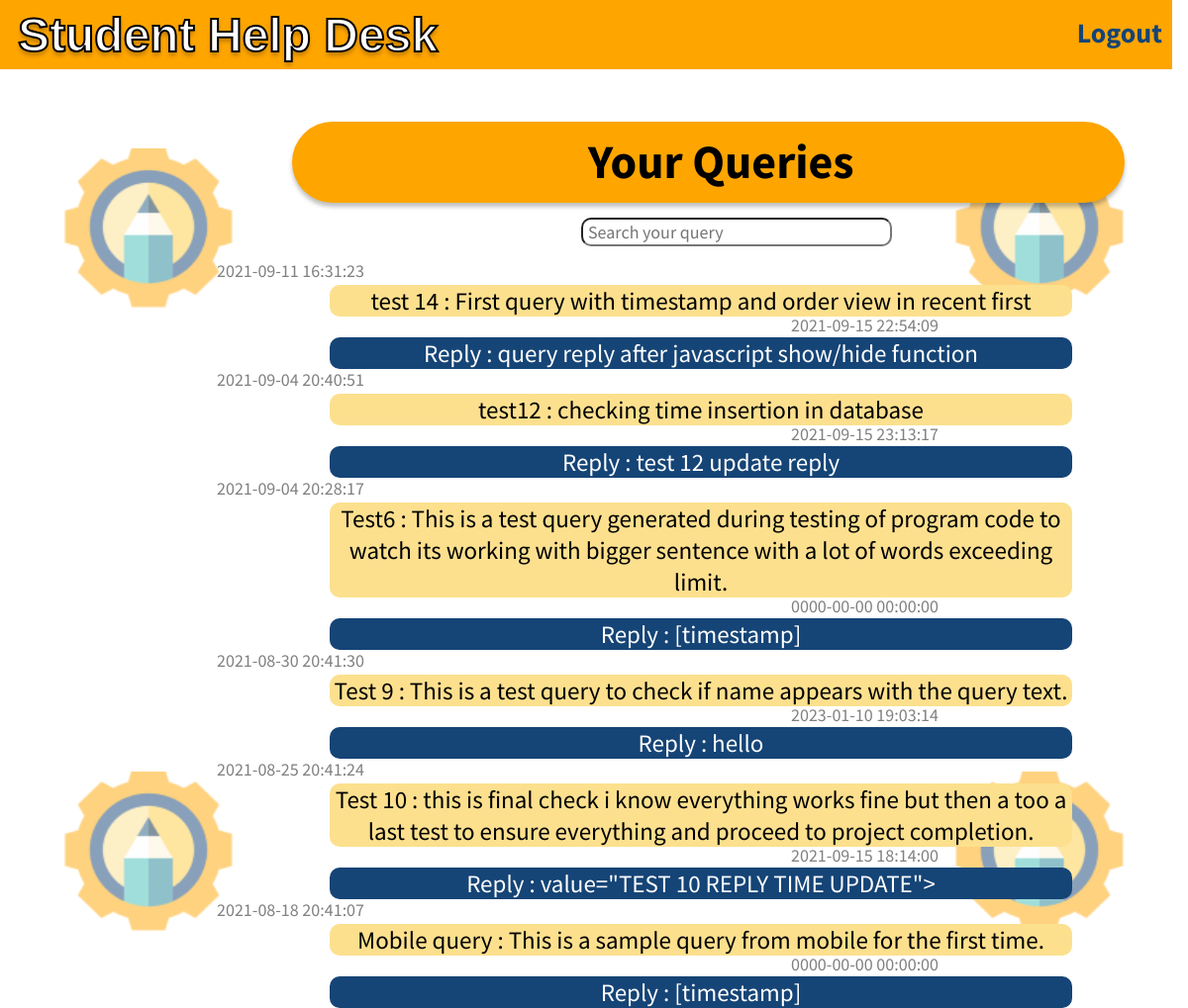
Screenshot of /ViewQuery.php with the database file from the repository.
### tables this page shows
CREATE TABLE `queries` (
  `id` int(11) NOT NULL,
  `name` varchar(30) NOT NULL,
  `subject` varchar(25) NOT NULL,
  `querytext` tinytext DEFAULT NULL,
  `querytime` datetime NOT NULL,
  `reply` varchar(150) DEFAULT '',
  `replytime` datetime DEFAULT NULL
);

### ViewQuery.php (the view, shortened to what this page needs)
<?php
$add = 'Reply : ';
$colon = ' : ';
?>
<!DOCTYPE html>
<html lang="en">
<head>
    <link rel="stylesheet" href="Landing.css">
    <link rel="stylesheet" href="QueryList.css">
</head>
<body>
    <div class="back">
        <img src="OneStop_800x533 1.png" alt="1" class="logo-img" id="lg1">
        <img src="OneStop_800x533 1.png" alt="2" class="logo-img" id="lg2">
        <img src="OneStop_800x533 1.png" alt="3" class="logo-img" id="lg3">
        <img src="OneStop_800x533 1.png" alt="4" class="logo-img" id="lg4">
    </div>
    <div class="navbar">
        <div class="header" onclick="window.location.href='index.php'">
            Student Help Desk
        </div>
        <div class="btn-links">
            <a href="Login_page.php" class="login">Logout</a>
        </div>
    </div>
    <div class="query-head">
        <span class="y-query">Your Queries</span>
    </div>
    <form action="Search.php" method="post">
        <div class="search-data">
            <input type="text" placeholder="Search your query" name="search" class="query-search" id="q-serach">
        </div>
    </form><br>
    <div class="box">
    <?php
            include 'Config.php';
            $sql = mysqli_query($conn, "SELECT * FROM queries ORDER BY querytime DESC");
            while ($row = mysqli_fetch_array($sql)) { ?>
                <div class="timestamp" id="q-time">
                    <?php echo $row['querytime'];?>
                </div>
                <div class="query">
                    <?php echo $row['name'].$colon.$row['querytext'];?>
                </div>
                <?php
                    if ($row['reply']) { ?>
                        <div class="timestamp" id="r-time">
                            <?php echo $row['replytime'];?>
                        </div>
                    <?php }?>
                <div class="query-reply" id="quer">
                    <?php
                        if ($row['reply']) {
                            echo $add.$row['reply'];
                        } else {
                            echo $row['reply'];
                        }
                    ?>
                </div>
            <?php }?>
    </div>
</body>
</html>

### Landing.css (style rules this page uses)
.logo-img { position: absolute; width: 170px; height: 161px; opacity: 0.5; }
#lg1 { right: 65px; top: 150px; }
#lg2 { right: 65px; top: 780px; }
#lg3 { left: 65px; top: 150px; }
#lg4 { left: 65px; top: 780px; }
.navbar { position: relative; top: -8px; left: -8px; width: 1920px; height: 70px; background: #fea500; overflow: hidden; }
.btn-links { position: absolute; top: 10px; right: 0px; }
.btn-links a { text-decoration: none; color: #154476; font-family: 'Source Sans Pro', sans-serif; font-style: normal; font-weight: bold; line-height: 60px; padding-right: 15px; font-size: 28px; display: block; float: left; }
.login { transition: ease-in-out 0.2s; }
.header { position: absolute; width: 446px; height: 71px; left: 22px; top: -2px; cursor: pointer; font-family: Impact, Haettenschweiler, 'Arial Narrow Bold', sans-serif; font-style: normal; font-weight: 700; font-size: 48px; line-height: 60px; display: flex; align-items: center; text-align: center; -webkit-text-stroke-width: 4px; -webkit-text-stroke-color: black; color: #FFFFFF; text-shadow: 0px 4px 4px rgba(0, 0, 0, 0.25); }
@media (min-width: 1025px) and (max-width: 1440px) { .header { position: absolute; left: 18px; top: 0px; font-size: 48px; -webkit-text-stroke-width: 2px; -webkit-text-stroke-color: black; } }
@media (min-width: 1025px) and (max-width: 1440px) { .navbar { width: 100%; height: 70px; } }
@media (min-width: 1025px) and (max-width: 1440px) { .logo-img { width: 170px; height: 161px; } }
@media (min-width: 1025px) and (max-width: 1440px) { .btn-links { position: relative; float: right; top: 3px; } }
@media (min-width: 1025px) and (max-width: 1440px) { .btn-links a { font-size: 28px; margin: none; padding-right: 10px; } }

### QueryList.css (style rules this page uses)
.query-head { position: relative; width: 841px; height: 82px; left: 530px; top: 45px; background: #FEA500; box-shadow: 0px 4px 4px rgba(0, 0, 0, 0.25); border-radius: 42px; display: inline-block; vertical-align: middle; }
.y-query { font-family: Source Sans Pro; font-style: normal; font-weight: bold; font-size: 48px; line-height: 60px; position: absolute; height: 63px; left: 299px; top: 10px; text-align: center; }
.query-search { position: absolute; top: 220px; left: 810px; width: 300px; font-size: 18px; font-family: Source Sans Pro; padding-inline: 5px; border-radius: 10px; }
.query-search::after { background: #fce08e; }
.query { position: relative; top: 87px; left: 580px; background-color: #fce08e; width: 750px; font-family: Source Sans Pro; font-size: 25px; align-items: center; text-align: center; border-radius: 10px; overflow: hidden; }
.query-reply { position: relative; top: 87px; left: 580px; background-color: #154476; color: white; width: 750px; font-family: Source Sans Pro; font-size: 25px; align-items: center; text-align: center; border-radius: 10px; overflow: hidden; }
.timestamp { position: relative; font-family: Source Sans Pro; font-size: 18px; color: gray; width: 160px; overflow-x: hidden; }
#q-time { left: 585px; top: 87px; }
#r-time { left: 1168px; top: 87px; }
@media (min-width: 1025px) and (max-width: 1440px) { .query-head { left: 287px; } }
@media (min-width: 1025px) and (max-width: 1440px) { .query-search { left: 587px; } }
@media (min-width: 1025px) and (max-width: 1440px) { .query { left: 325px; } }
@media (min-width: 1025px) and (max-width: 1440px) { .query-reply { top: 85px; left: 325px; } }
@media (min-width: 1025px) and (max-width: 1440px) { .timestamp { font-size: 18px; } }
@media (min-width: 1025px) and (max-width: 1440px) { #q-time { top: 84px; right: 0; bottom: 0; left: -301px; margin: auto; } }
@media (min-width: 1025px) and (max-width: 1440px) { #r-time { top: 84px; right: 0; bottom: 0; left: 279px; margin: auto; } }

### rows the page displays
queries: querytime "2021-09-11 16:31:23", name "test 14", querytext "First query with timestamp and order view in recent first", replytime "2021-09-15 22:54:09", reply "query reply after javascript show/hide function"
queries: querytime "2021-09-04 20:40:51", name "test12", querytext "checking time insertion in database", replytime "2021-09-15 23:13:17", reply "test 12 update reply"
queries: querytime "2021-09-04 20:28:17", name "Test6", querytext "This is a test query generated during testing of program code to watch its working with bigger sentence with a lot of words exceeding limit.", replytime "0000-00-00 00:00:00", reply "[timestamp]"
queries: querytime "2021-08-30 20:41:30", name "Test 9", querytext "This is a test query to check if name appears with the query text.", replytime "2023-01-10 19:03:14", reply "hello"
queries: querytime "2021-08-25 20:41:24", name "Test 10", querytext "this is final check i know everything works fine but then a too a last test to ensure everything and proceed to project completion.", replytime "2021-09-15 18:14:00", reply "value=\"TEST 10 REPLY TIME UPDATE\">"
queries: querytime "2021-08-18 20:41:07", name "Mobile query", querytext "This is a sample query from mobile for the first time.", replytime "0000-00-00 00:00:00", reply "[timestamp]"
